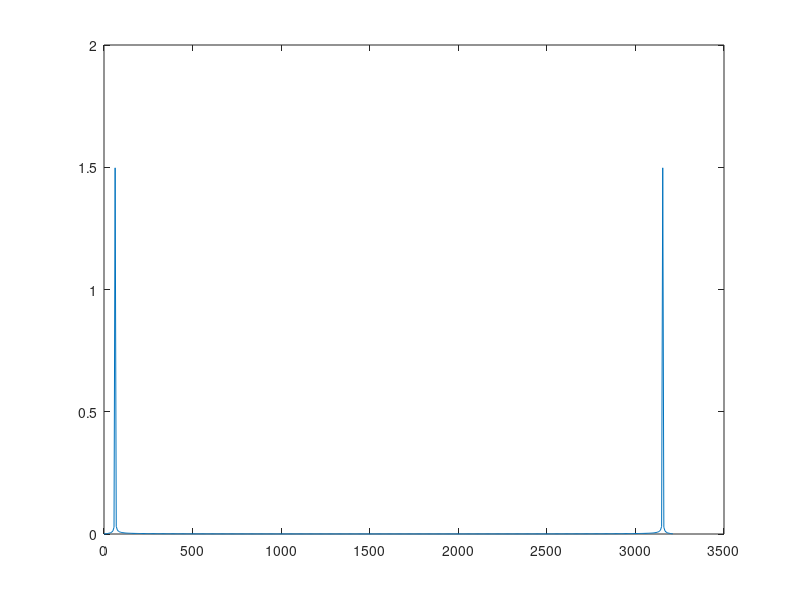
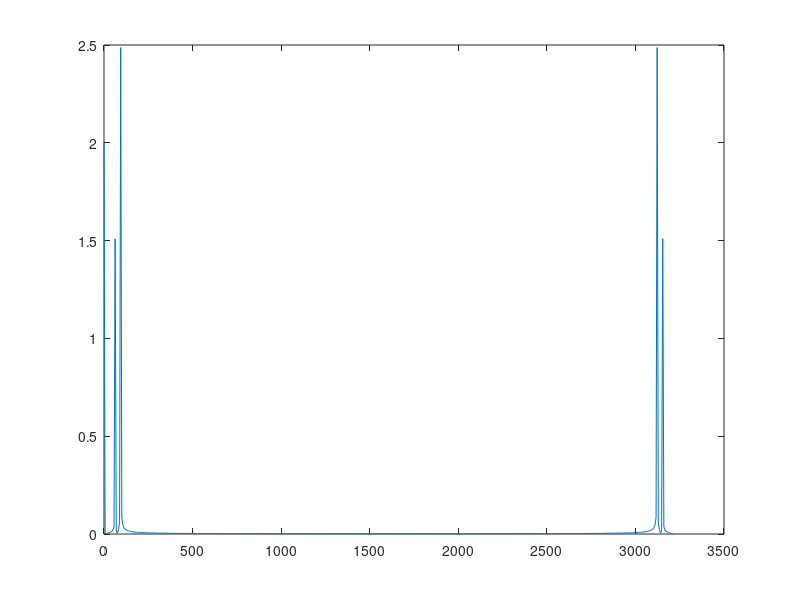
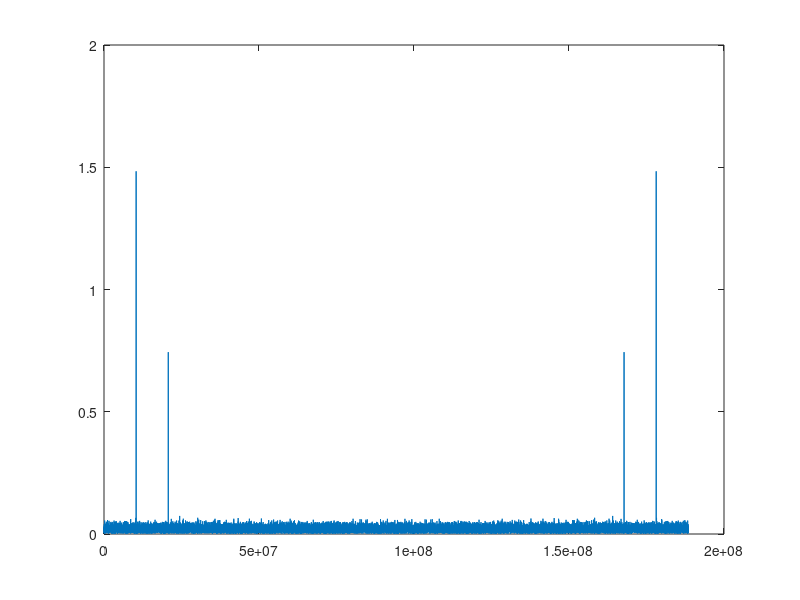

MATLAB code for these plots, in order:
close all
clc
%%
x=load('Problem1.txt');
N=length(x);
ck=(1/N)*fft(x);
k=0:N-1;
Ts=1;
omega_k0=2*pi/Ts
omega_k=k*omega_k0

plot(omega_k,abs(ck))

%% problem 2
x=load('Problem2.txt');
N=length(x);
ck=(1/N)*fft(x);
k=0:N-1;
Ts=1;
omega_k0=2*pi/Ts;
omega_k=k*omega_k0;
figure
plot(omega_k,abs(ck))

%% accel problem
x=load('accel.txt');
N=length(x);
ck=(1/N)*fft(x);
k=0:N-1;
Ts=1/1e3;
omega_k0=2*pi/Ts;
omega_k=k*omega_k0;
figure
plot(omega_k,abs(ck))
